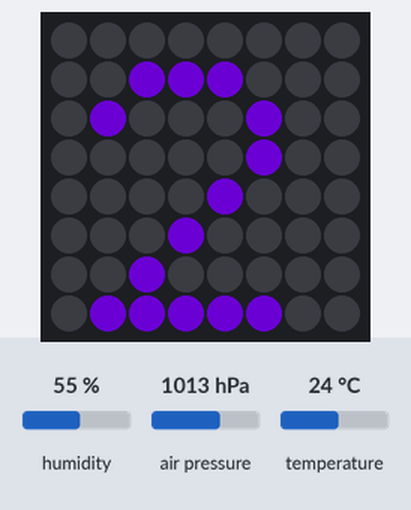
Simulated run of this program. Board: Raspberry Pi (BCM pin numbers) with a Sense HAT. Parts: the Sense HAT's 8×8 RGB LED matrix. Inputs (shaded band) come from the test bench; at power-on: temperature 24 °C, humidity 55 %, air pressure 1013 hPa. Dim RGB values are drawn brighter than linear; random numbers come from a fixed seed.

Above: at 4.6 s.
4.7 s: temperature set to 12 °C
At 15.0 s:
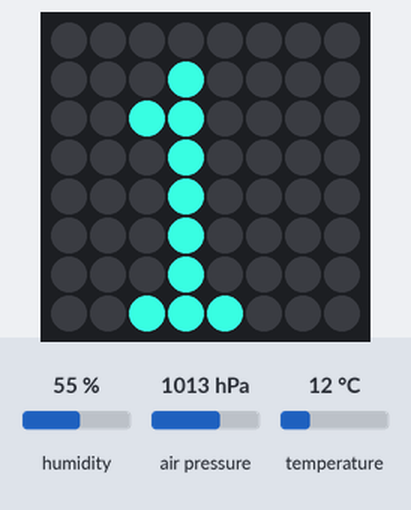
18.5 s: temperature set to 19 °C
At 26.4 s:
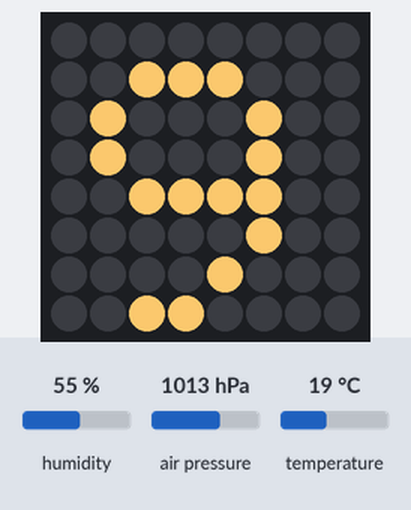
30.0 s: temperature set to 28 °C
At 34.4 s:
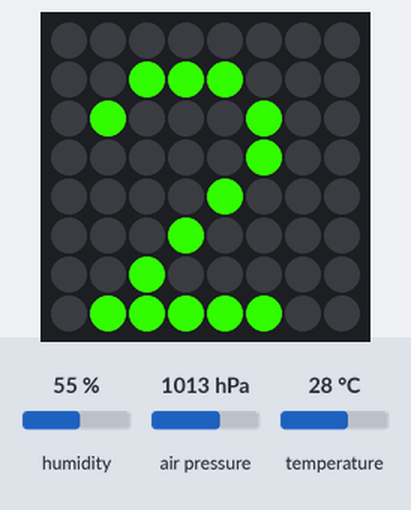
41.5 s: temperature set to 12 °C
At 44.7 s:
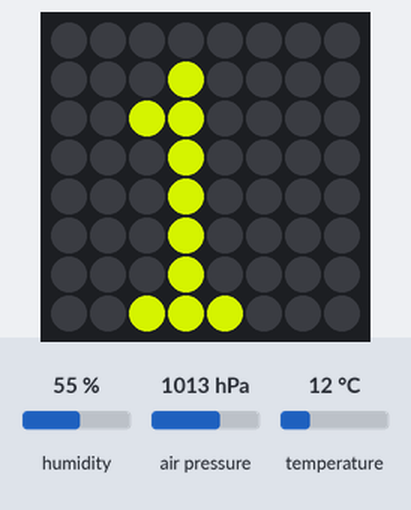
Timing chart, 0 to 46.2 s (numbered marks = the images above; inputs shaded):
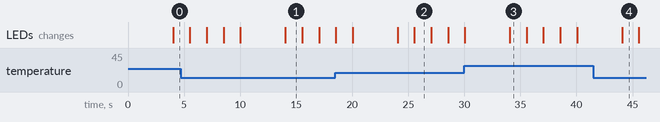

Measured:
- what the display in image 1 shows lasts 1.5 s, from 14.0 s to 15.5 s

The program:

sense_hat_sensordaten.py
```python
from sense_hat import SenseHat
from time import sleep
from random import randint

sense = SenseHat()

sense.clear()

sense.set_rotation(r=180)

r = (255, 0, 0)
o = (255, 127, 0)
y = (255, 255, 0)
g = (0, 255, 0)
b = (0, 0, 255)
i = (75, 0, 130)
v = (159, 0, 255)
e = (0, 0, 0)

letterColor = v

rainbow = [
e,e,e,e,e,e,e,e,
e,e,e,r,r,e,e,e,
e,r,r,o,o,r,r,e,
r,o,o,y,y,o,o,r,
o,y,y,g,g,y,y,o,
y,g,g,b,b,g,g,y,
b,b,b,i,i,b,b,b,
b,i,i,v,v,i,i,b
]

while True:

    sense.set_pixels(rainbow)

    sleep(4)

    t = sense.get_temperature()
    p = sense.get_pressure()
    h = sense.get_humidity()

    msg = '{:.1f}'.format(t)

    letterColor = (randint(0,255), randint(0,255), randint(0,255))

    for letter in msg:
        sense.show_letter(letter, letterColor)
        sleep(1.5)
```
